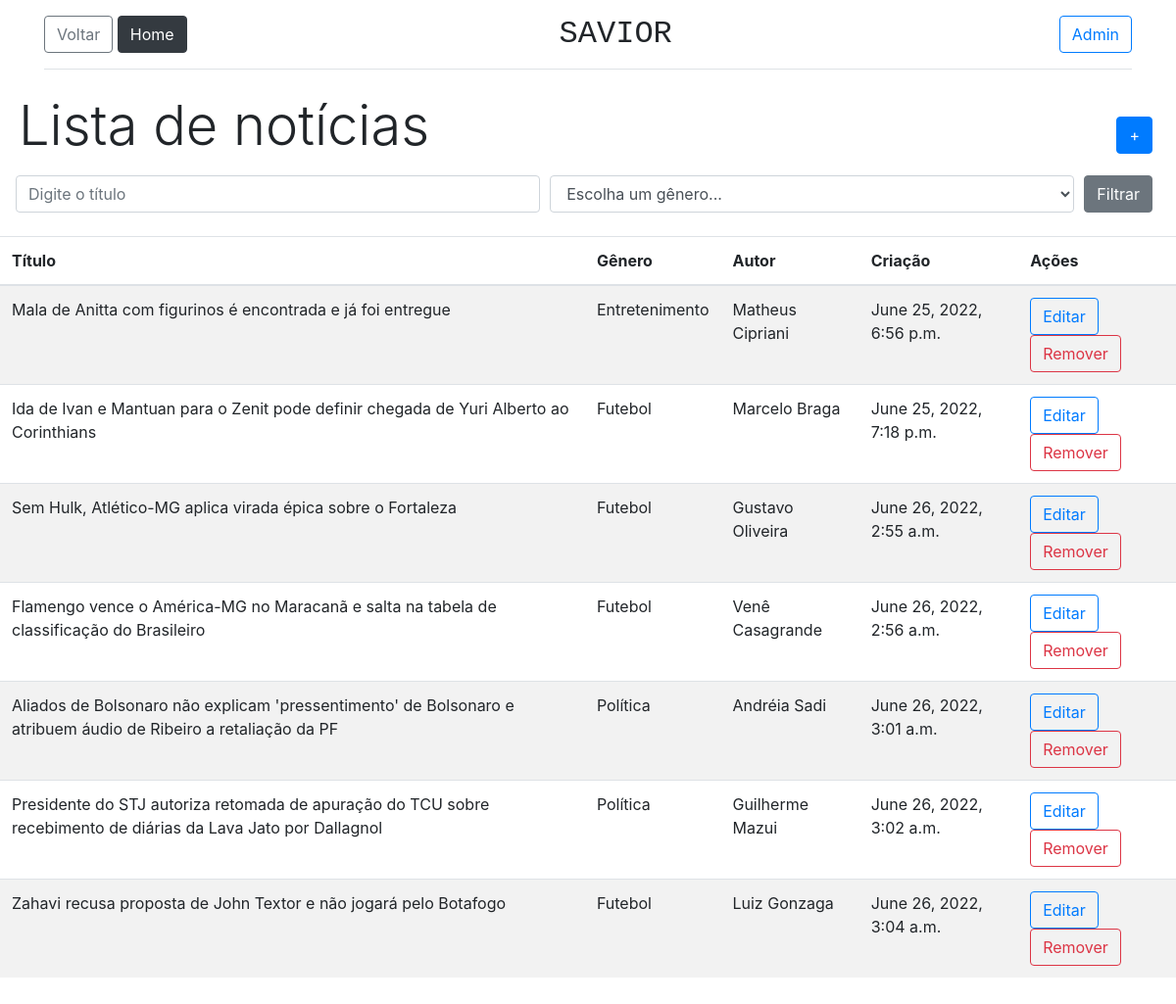
Page /administrar_noticias on the earlier database version.
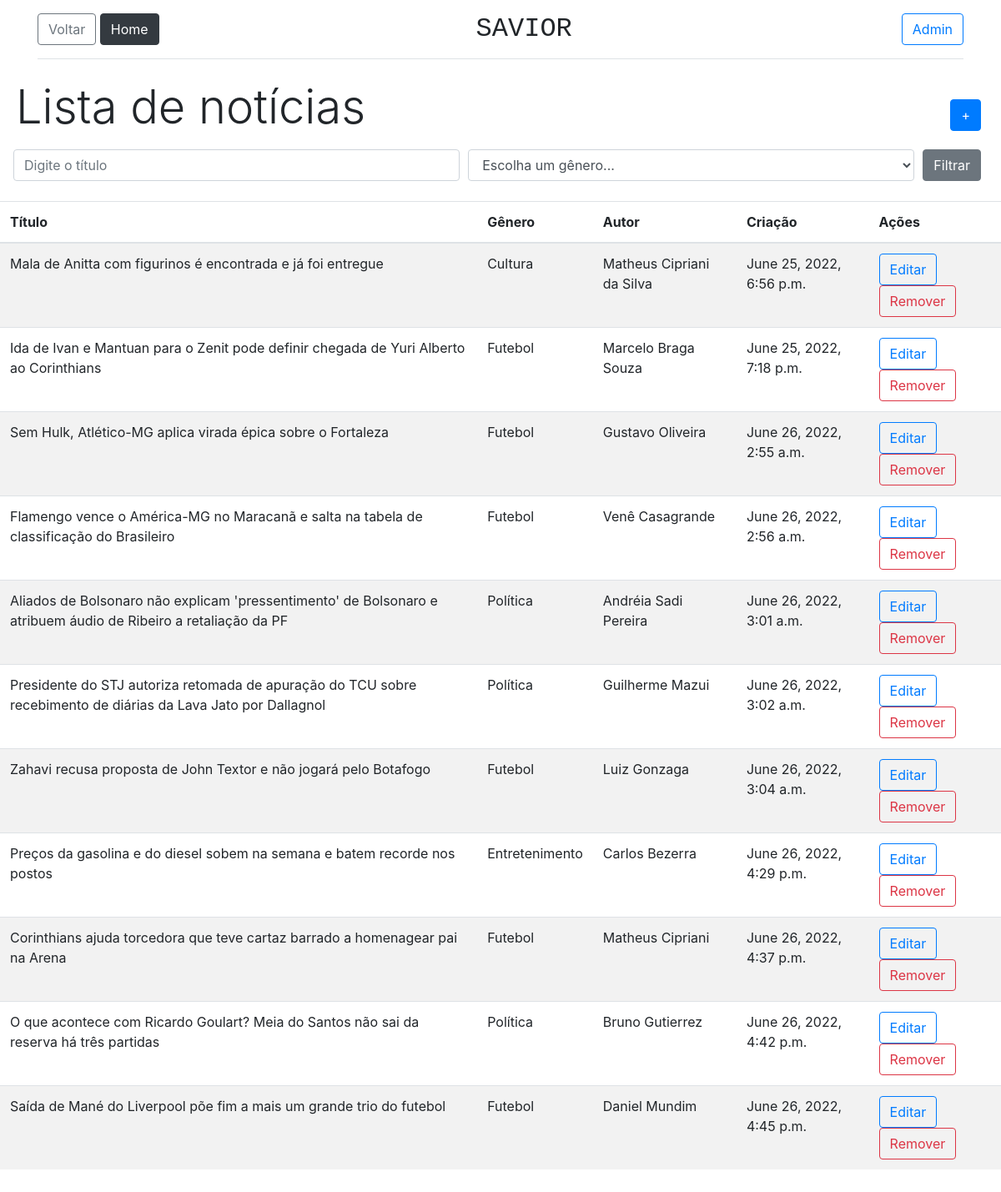
Same page on the later database version.
### portal_noticias/models.py (models this page shows)
class Noticia(models.Model):
    genero = models.ForeignKey(Genero, on_delete=models.CASCADE)
    titulo = models.CharField(max_length=150)
    conteudo = models.TextField()
    url_imagem = models.TextField()
    nome_autor = models.CharField(max_length=100)
    data_criacao = models.DateTimeField(auto_now_add=True)

class Genero(models.Model):
    descricao = models.CharField(max_length=50)
    def __str__(self):
        return self.descricao

### portal_noticias/views.py (the view, shortened to what this page needs)
# urls.py: path('administrar_noticias', views.administrar_noticias, name="administrar_noticias"),
def administrar_noticias(request):
    noticias = Noticia.objects.order_by('data_criacao')
    generos = Genero.objects.order_by('id')
    context = {'noticias': noticias, 'generos': generos}
    return render(request, 'lista_noticias.html', context)

### portal_noticias/templates/lista_noticias.html (shortened to what this page needs)
{% extends 'base.html' %}
{% block corpo %}
<div class="container-fluid">
    <div class="row justify-content-between ml-1">
        <h1 class="display-4">
            Lista de notícias
        </h1>
        <a href="{% url 'cadastro_noticia' %}" class="mr-4 mt-4" style="text-decoration: none; color: #FFFFFF;">
            <button type="button" class="btn btn-primary">+</button>
        </a>
    </div>
</div>
<form class="ml-3 mr-4 mb-4 my-2" method="POST">{% csrf_token %}
    <div class="form-row">
        <div class="col">
            <input class="form-control" type="text" placeholder="Digite o título" name="filter">
        </div>
        <div class="col">
            <select class="form-control" name="genero_filter" >
                <option>Escolha um gênero...</option>
            </select>
        </div>
        <div class="col-0">
            <button class="btn btn-secondary" type="submit">Filtrar</button>
        </div>
    </div>
</form>
<table class="table table-striped">
    <thead>
    <tr>
        <th scope="col">Título</th>
        <th scope="col">Gênero</th>
        <th scope="col">Autor</th>
        <th scope="col">Criação</th>
        <th scope="col">Ações</th>
    </tr>
    </thead>
    <tbody>
    {% for n in noticias %}
    <tr>
        <td>{{ n.titulo }}</td>
        <td>{{ n.genero }}</td>
        <td>{{ n.nome_autor }}</td>
        <td>{{ n.data_criacao }}</td>
        <th>
            <a href="{% url 'editar_noticia' n.id %}" style="text-decoration: none; color: #FFFFFF;">
                <button type="button" class="btn btn-outline-primary">Editar</button>
            </a>
            <a href="{% url 'remover_noticia' n.id %}" style="text-decoration: none; color: #FFFFFF;">
                <button type="button" class="btn btn-outline-danger">Remover</button>
            </a>
        </th>
    </tr>
    {% endfor %}
    </tbody>
</table>
{% endblock %}

### portal_noticias/templates/base.html (shortened to what this page needs)
<!DOCTYPE html>
<html lang="en">
<head>
    {% block cabecalho %}
    <link rel="stylesheet" href="https://cdn.jsdelivr.net/npm/bootstrap@4.3.1/dist/css/bootstrap.min.css"
>
    {% endblock %}
</head>
<body class="pb-4">
<div class="container">
    <header class="d-flex flex-wrap align-items-center justify-content-center justify-content-md-between py-3 border-bottom mb-4">
        <div>
            <input type="button" class="btn btn-outline-secondary" onclick="javascript:history.back()" value="Voltar" />
            <a href="{% url 'home' %}" style="text-decoration: none; color: #000000;">
                <button type="button" class="btn btn-dark">Home</button>
            </a>
        </div>
        <h2 class="nav col-12 col-md-auto justify-content-center" style="font-family: 'Courier New'">
            SAVIOR
        </h2>
        <div class="col-text-end">
            <a href="{% url 'administrar_noticias' %}" style="text-decoration: none; color: #000000;">
                <button type="button" class="btn btn-outline-primary me-2">Admin</button>
            </a>
        </div>
    </header>
</div>
{% block corpo %}
{% endblock %}
</body>
</html>

Differences in the rows shown:
changed Noticia "Mala de Anitta com figurinos é encontrada e já foi entregue": genero "Entretenimento" → "Cultura"; nome_autor "Matheus Cipriani" → "Matheus Cipriani da Silva"
changed Noticia: nome_autor "Marcelo Braga" → "Marcelo Braga Souza"
changed Noticia: nome_autor "Andréia Sadi" → "Andréia Sadi Pereira"
added Noticia: titulo "Preços da gasolina e do diesel sobem na semana e batem recorde nos postos", genero "Entretenimento", nome_autor "Carlos Bezerra", data_criacao "June 26, 2022, 4:29 p.m."
added Noticia: titulo "Corinthians ajuda torcedora que teve cartaz barrado a homenagear pai na Arena", genero "Futebol", nome_autor "Matheus Cipriani", data_criacao "June 26, 2022, 4:37 p.m."
added Noticia: titulo "O que acontece com Ricardo Goulart? Meia do Santos não sai da reserva há três partidas", genero "Política", nome_autor "Bruno Gutierrez", data_criacao "June 26, 2022, 4:42 p.m."
added Noticia: titulo "Saída de Mané do Liverpool põe fim a mais um grande trio do futebol", genero "Futebol", nome_autor "Daniel Mundim", data_criacao "June 26, 2022, 4:45 p.m."
